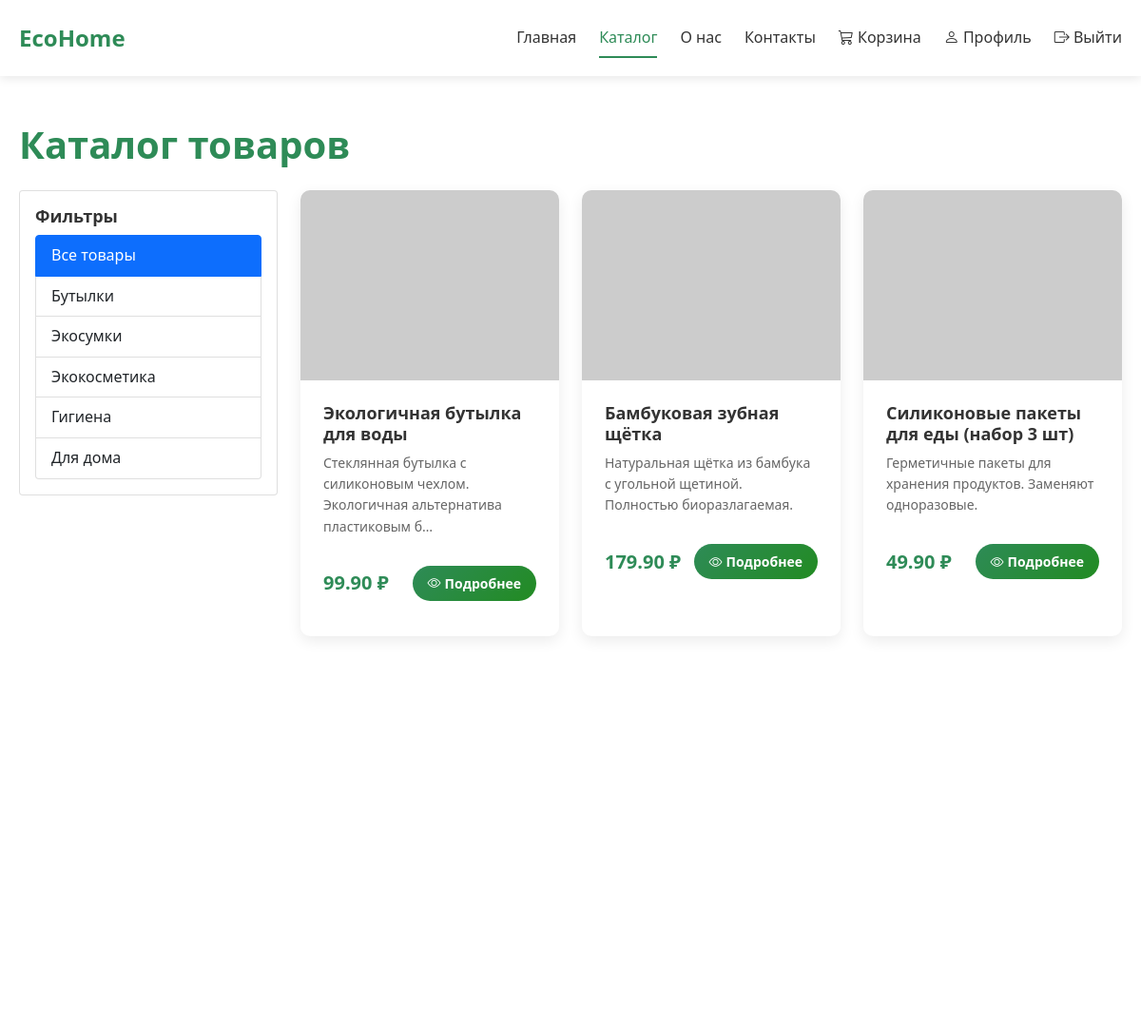
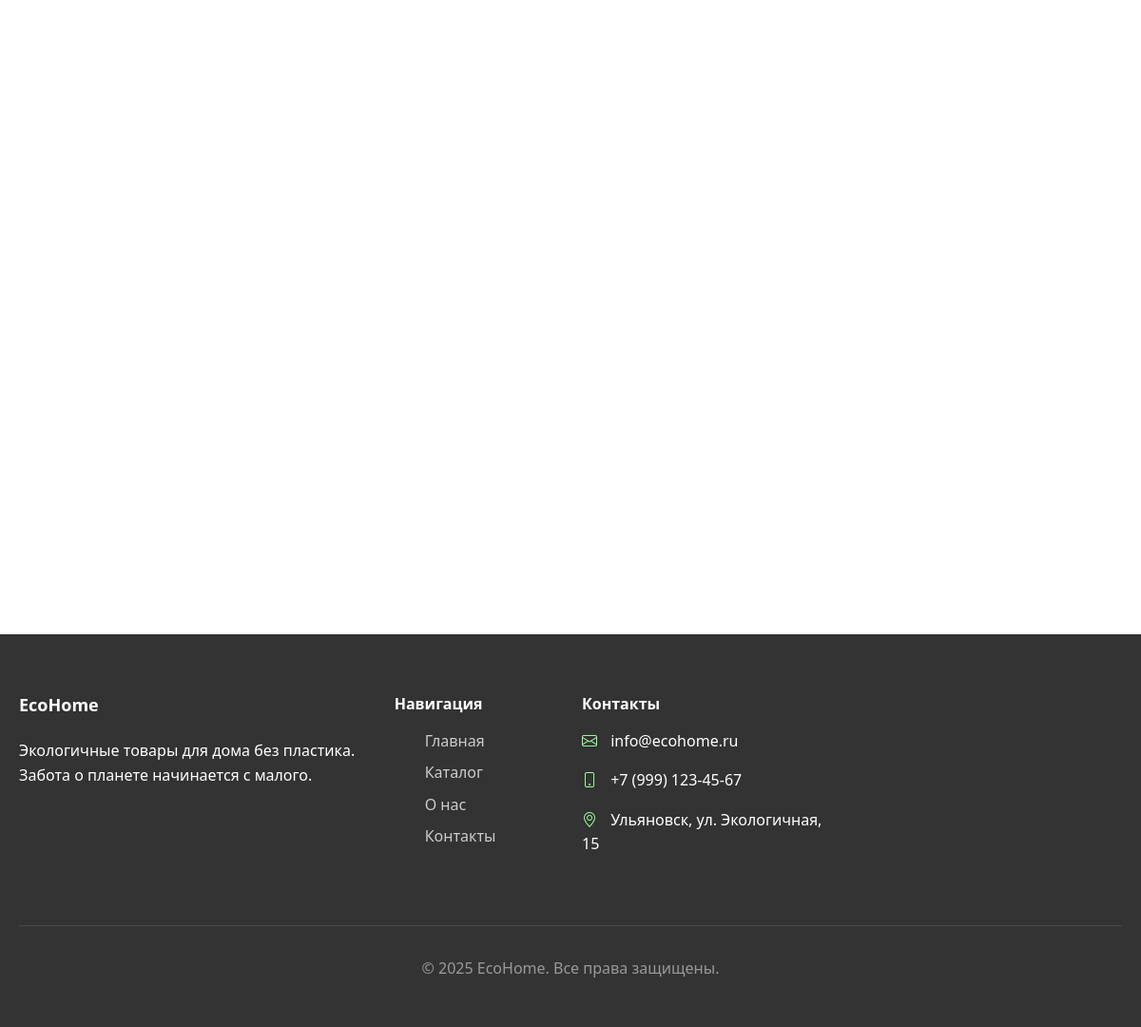
The app's page /catalog/ (signed in) with its own data (2 pictures, top to bottom).
### main/models.py (models this page shows, shortened)
class Category(models.Model):
    name = models.CharField("Название", max_length=100)
    slug = models.SlugField("URL", max_length=100, unique=True)
    parent = models.ForeignKey('self', on_delete=models.SET_NULL, verbose_name="Родительская категория", null=True, blank=True)
    class Meta:
        verbose_name = "Категория"
        verbose_name_plural = "Категории"

class Product(models.Model):
    name = models.CharField("Название", max_length=200)
    description = models.TextField("Описание")
    price = models.DecimalField("Цена", max_digits=10, decimal_places=2)
    category = models.ForeignKey(Category, on_delete=models.CASCADE, verbose_name="Категория")
    image = models.ImageField("Изображение", upload_to='products/', blank=True)
    stock_quantity = models.IntegerField("Количество на складе", default=0)
    material = models.CharField("Материал", max_length=100, blank=True)
    is_active = models.BooleanField("Активен", default=True)
    created_at = models.DateTimeField("Дата создания", auto_now_add=True)
    class Meta:
        verbose_name = "Товар"
        verbose_name_plural = "Товары"

### main/views.py (the view)
# urls.py: path('catalog/', views.catalog, name='catalog'),
def catalog(request):
    category_id = request.GET.get('category')
    if category_id:
        products = Product.objects.filter(category_id=category_id, is_active=True)
    else:
        products = Product.objects.filter(is_active=True)
    categories = Category.objects.all()
    return render(request, 'catalog.html', {
        'products': products,
        'categories': categories
    })

### main/templates/catalog.html (shortened to what this page needs)
{% extends 'base.html' %}
{% block content %}
<div class="container py-5">
    <h1 class="mb-4 eco-text">Каталог товаров</h1>
    <div class="row">
        <div class="col-md-3 mb-4">
            <div class="card">
                <div class="card-body">
                    <h5 class="card-title">Фильтры</h5>
                    <div class="list-group">
                        <a href="{% url 'catalog' %}" class="list-group-item list-group-item-action {% if not request.GET.category %}active{% endif %}">
                            Все товары
                        </a>
                        {% for category in categories %}
                        <a href="{% url 'catalog' %}?category={{ category.id }}"
                           class="list-group-item list-group-item-action {% if request.GET.category == category.id|stringformat:'i' %}active{% endif %}">
                            {{ category.name }}
                        </a>
                        {% endfor %}
                    </div>
                </div>
            </div>
        </div>
        <div class="col-md-9">
            <div class="row">
                {% for product in products %}
                <div class="col-lg-4 col-md-6 mb-4">
                    <div class="product-card">
                        {% if product.image %}
                        <img src="{{ product.image.url }}" class="product-image" alt="{{ product.name }}">
                        {% else %}
                        <img src="https://via.placeholder.com/300x200/2E8B57/FFFFFF?text=Эко+товар"
                             class="product-image" alt="{{ product.name }}">
                        {% endif %}
                        <div class="product-body">
                            <h5 class="product-title">{{ product.name }}</h5>
                            <p class="text-muted small">{{ product.description|truncatechars:80 }}</p>
                            <div class="d-flex justify-content-between align-items-center mt-3">
                                <span class="product-price">{{ product.price }} ₽</span>
                                <a href="{% url 'product_detail' product.id %}" class="btn eco-btn btn-sm">
                                    <i class="bi bi-eye me-1"></i>Подробнее
                                </a>
                            </div>
                        </div>
                    </div>
                </div>
                {% endfor %}
            </div>
        </div>
    </div>
</div>
{% endblock %}

### main/static/main/css/style.css (style rules this page uses)
:root { --eco-green: #2E8B57; --eco-light: #98FB98; --eco-dark: #228B22; --text-dark: #333333; --text-light: #666666; --bg-light: #f8f9fa; --border-color: #e9ecef; }
* { margin: 0px; padding: 0px; box-sizing: border-box; }
body { font-family: 'Segoe UI', Tahoma, Geneva, Verdana, sans-serif; line-height: 1.6; color: var(--text-dark); background-color: #ffffff; font-size: 16px; }
.container { max-width: 1200px; margin: 0px auto; padding: 0px 20px; }
h1, h2, h3, h4, h5, h6 { font-weight: 700; line-height: 1.2; margin-bottom: 16px; }
h1 { font-size: 40px; }
h5 { font-size: 18px; }
p { margin-bottom: 16px; font-size: 16px; }
.small { font-size: 14px; }
a { text-decoration: none; color: var(--eco-green); transition: all 0.3s ease; }
.btn { padding: 12px 32px; border-radius: 50px; font-weight: 600; transition: all 0.3s ease; border: none; cursor: pointer; font-size: 16px; }
.eco-btn { background: linear-gradient(135deg, var(--eco-green) 0%, var(--eco-dark) 100%); color: white; border: none; padding: 12px 32px; border-radius: 50px; font-weight: 600; transition: all 0.3s ease; }
.btn-sm { padding: 8px 16px; font-size: 14px; }
.product-card { background: white; border-radius: 10px; overflow: hidden; box-shadow: 0px 5px 15px rgba(0, 0, 0, 0.08); transition: all 0.3s ease; height: 100%; }
.product-image { width: 100%; height: 200px; object-fit: cover; }
.product-body { padding: 24px; }
.product-title { color: var(--text-dark); margin-bottom: 8px; }
.product-price { color: var(--eco-green); font-size: 20px; font-weight: 700; margin: 16px 0px; }
.eco-text { color: var(--eco-green); }
.text-muted { color: var(--text-light) !important; }
.mb-4 { margin-bottom: 24px; }
.mt-3 { margin-top: 16px; }
.py-5 { padding-top: 48px; padding-bottom: 48px; }

### records on screen
Category: name "Бутылки"
Category: name "Экосумки"
Category: name "Экокосметика"
Category: name "Гигиена"
Category: name "Для дома"
Product: name "Экологичная бутылка для воды", description "Стеклянная бутылка с силиконовым чехлом. Экологичная альтернатива пластиковым б…", price "99.90"
Product: name "Бамбуковая зубная щётка", description "Натуральная щётка из бамбука с угольной щетиной. Полностью биоразлагаемая.", price "179.90"
Product: name "Силиконовые пакеты для еды (набор 3 шт)", description "Герметичные пакеты для хранения продуктов. Заменяют одноразовые.", price "49.90"
